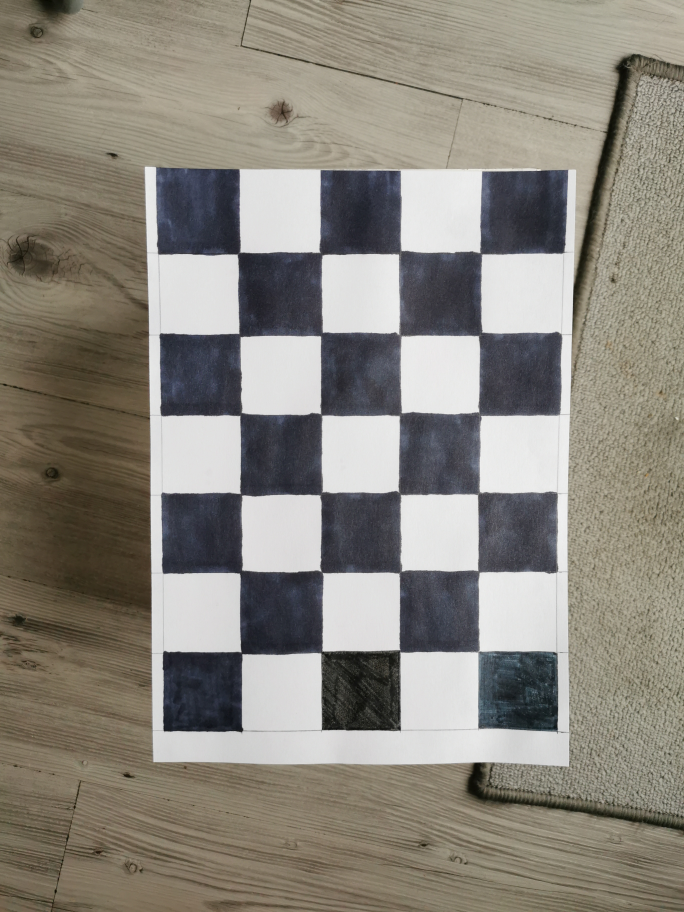
#> input picture Images/chess/P30/IMG_20201206_093847.jpg, 2736 x 3648 px (shown at 1/4 size); its folder holds 5 pictures in this run
$ python 'Modélisation.py'
#> lines starting #> are read from the running program, lines starting #| are printed output that depends on the picture
# -*- coding: utf-8 -*-
"""
Created on 2 Dec 2020

@author: chatoux
"""

import numpy as np
import cv2 as cv
from matplotlib import pyplot as plt
from scipy import ndimage
import glob

def CameraCalibration():
    # determinie des critère pour des algorithmes
    criteria = (cv.TERM_CRITERIA_EPS + cv.TERM_CRITERIA_MAX_ITER, 30, 0.001)
    # prepare object points, like (0,0,0), (1,0,0), (2,0,0) ....,(6,5,0)
    ############ to adapt ##########################
    objp = np.zeros((4*6, 3), np.float32)
    objp[:, :2] = np.mgrid[0:4, 0:6].T.reshape(-1, 2)
    # Permet d'espacer la grille générer par le mgrid (agrandir la grille)
    objp[:, :2] *= 40
    #################################################
    # Initialise les tableaux pour stocker les points objet et le spoints de l'image de toutes les images
    objpoints = []  # points 3D de l'espace réélle
    imgpoints = []  # points 2D du plan d'image
    ############ to adapt ##########################
    images = glob.glob('Images/chess/P30/*.jpg') # On choisi tous les images du repertoire
    #################################################
    # Pour chaque image
    for fname in images:
        # img = cv.imread(fname)
        img = cv.pyrDown(cv.imread(fname))
        gray = cv.cvtColor(img, cv.COLOR_BGR2GRAY)
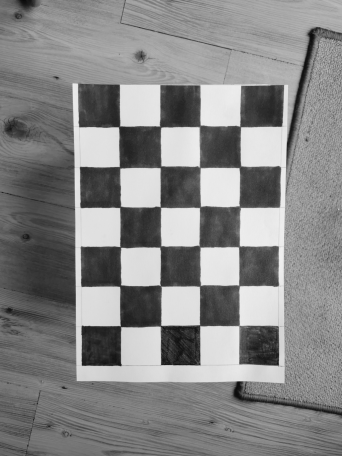
#> gray: shape (1824, 1368) (shown at 1/4 size); min 7, max 241, mean 133.9
        # Cherche les coin du plateau
        ############ to adapt ##########################
        ret, corners = cv.findChessboardCorners(gray, (4, 6), None)
#> ret = True; corners = 24 rows, first 8: [475.6, 508.7], [640.9, 505.7], [800.5, 505.5], [961.1, 505.4], [480, 671], [644.5, 668], [800.3, 669.1], [960.5, 669]
        #################################################
        print(ret)
#| True
        # si on trouve les coins du plateau on peut faire les traitements suivants
        if ret == True:
            objpoints.append(objp)
            corners2 = cv.cornerSubPix(gray, corners, (11, 11), (-1, -1), criteria)
#> corners2 = 24 rows, first 8: [476.7, 507.9], [644.1, 509.3], [799.9, 505.6], [962.3, 507.6], [480.2, 671.4], [643.1, 669.3], [801.1, 671.8], [961.9, 667.4]
            imgpoints.append(corners)
            #Déssine et affiche les coins
            ############ to adapt ##########################
            cv.drawChessboardCorners(img, (4, 6), corners2, ret)
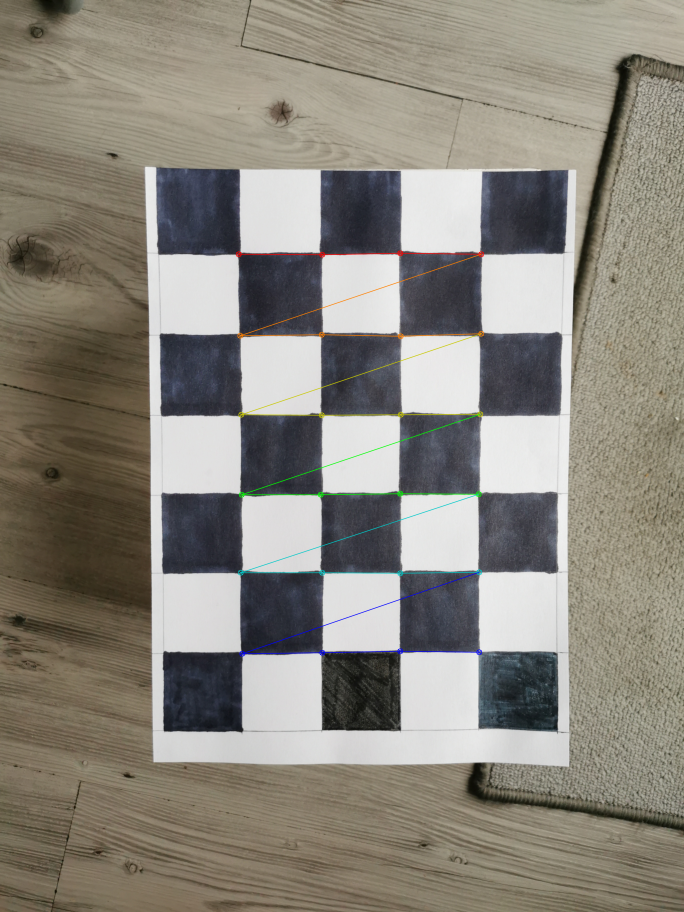
#> img: shape (1824, 1368, 3) (shown at 1/2 size); mean B, G, R 124.2, 133.7, 138.2
            #################################################
            cv.namedWindow('img', 0 )
            cv.imshow('img', img)
            cv.waitKey(500)
#> pass 2 of the loop in CameraCalibration, `for fname in images:`:
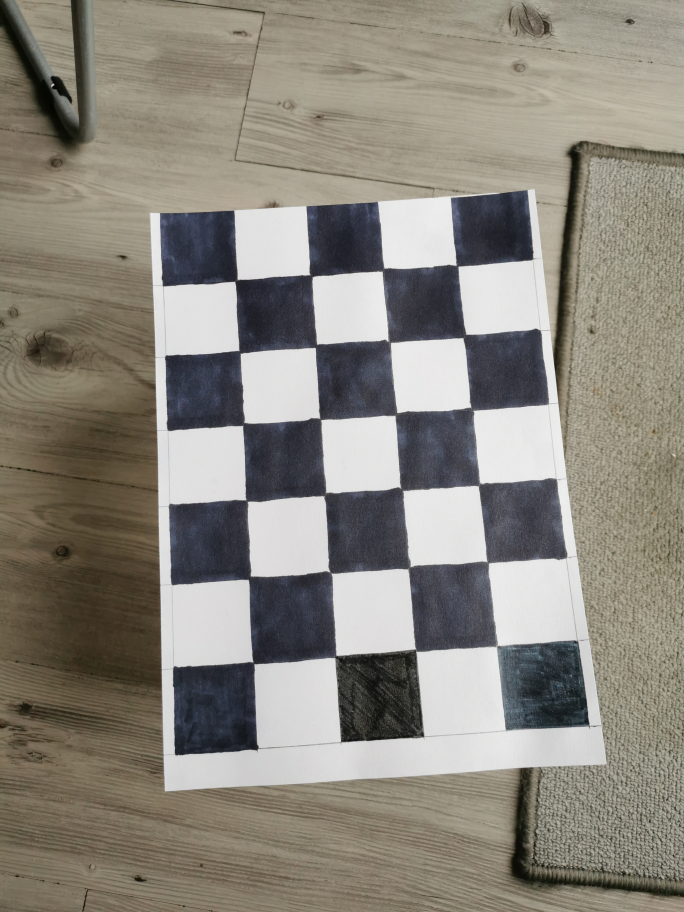
#> input picture Images/chess/P30/IMG_20201206_093849.jpg, 2736 x 3648 px (shown at 1/4 size)
#> in CameraCalibration, `gray = cv.cvtColor(img, cv.COLOR_BGR2GRAY)`:
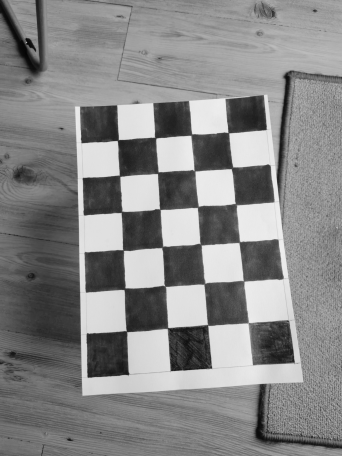
#> gray: shape (1824, 1368) (shown at 1/4 size); min 2, max 241, mean 134.6
#> corners = 24 rows, first 8: [473, 562], [621.1, 550.4], [766.5, 540], [913.6, 530.4], [480, 704], [632.5, 692.5], [779.5, 684.5], [929, 673]
#| True
#> corners2 = 24 rows, first 8: [471.8, 562.3], [623.4, 552.6], [766.5, 540.2], [914.8, 532.4], [480.1, 704.7], [632.2, 692.8], [779.7, 685], [929.8, 672.1]
#> in CameraCalibration, `cv.drawChessboardCorners(img, (4, 6), corners2, ret)`:
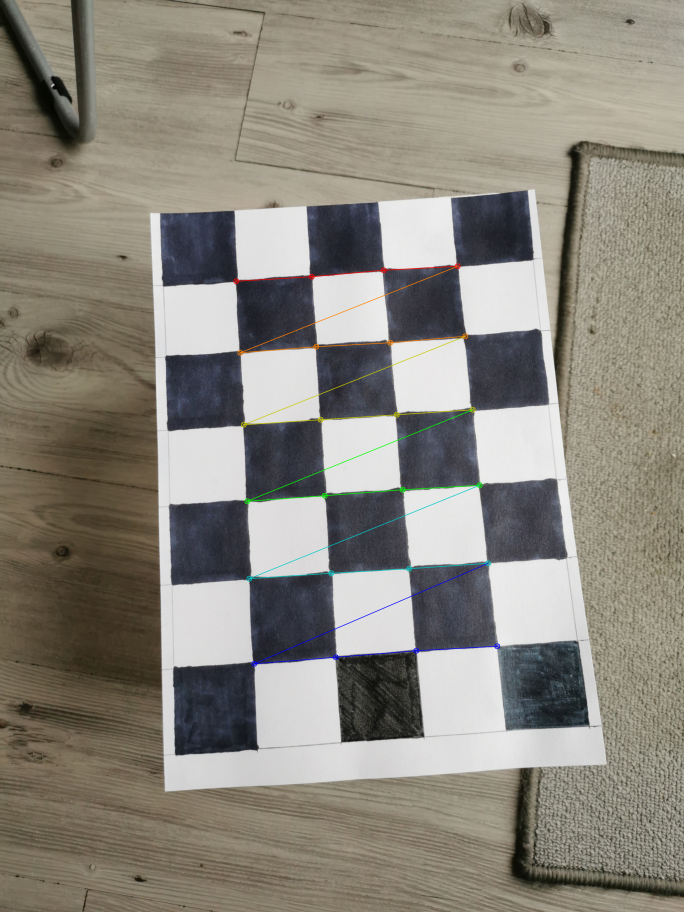
#> img: shape (1824, 1368, 3) (shown at 1/2 size); mean B, G, R 124.9, 134.5, 138.8
#> pass 3 of the loop in CameraCalibration, `for fname in images:`:
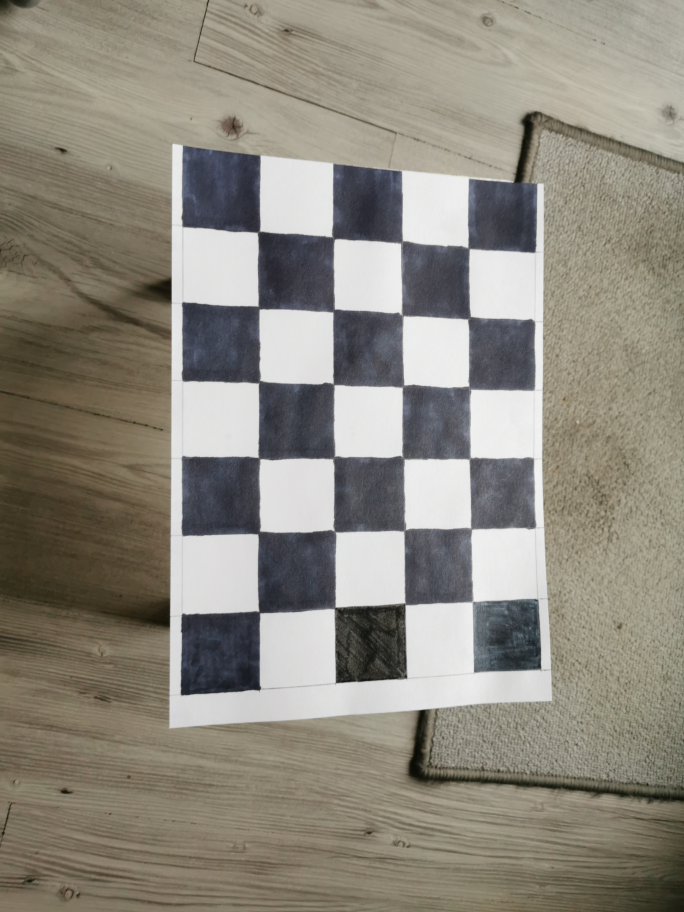
#> input picture Images/chess/P30/IMG_20201206_093851.jpg, 2736 x 3648 px (shown at 1/4 size)
#> in CameraCalibration, `gray = cv.cvtColor(img, cv.COLOR_BGR2GRAY)`:
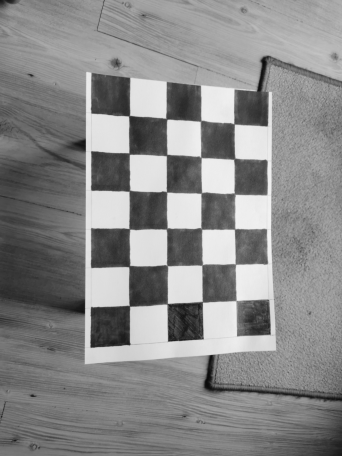
#> gray: shape (1824, 1368) (shown at 1/4 size); min 8, max 243, mean 136.7
#> corners = 24 rows, first 8: [517.5, 464.5], [667, 476.5], [803.5, 484.5], [936, 500], [518, 616], [668, 622], [805.5, 631], [938.5, 636]
#| True
#> corners2 = 24 rows, first 8: [517, 464.7], [668.3, 477.6], [804, 484.5], [937.7, 497.3], [518.4, 616.4], [667.6, 621.8], [805.1, 631.2], [939.2, 635.6]
#> in CameraCalibration, `cv.drawChessboardCorners(img, (4, 6), corners2, ret)`:
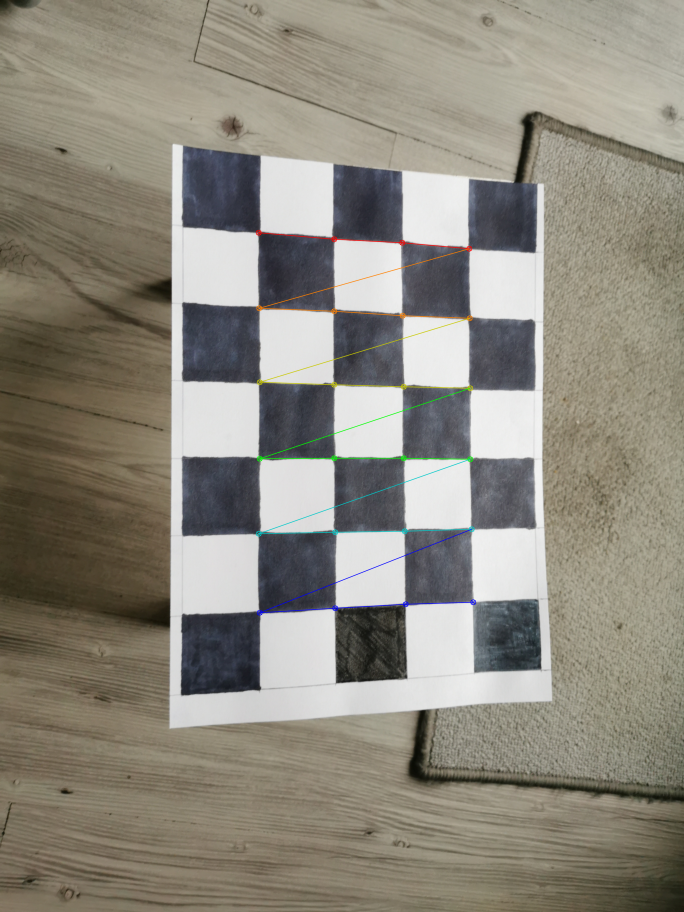
#> img: shape (1824, 1368, 3) (shown at 1/2 size); mean B, G, R 125.4, 136.6, 141
#> the loop made 5 passes; the first 3 are shown
    cv.destroyAllWindows()

    # On callibre la camera, on obtient ainsi matrice de la caméra, le coeff de distortion, le vecteur de rotation et le vecteur de translation
    ret, mtx, dist, rvecs, tvecs = cv.calibrateCamera(objpoints, imgpoints, gray.shape[::-1], None, None)
    print('camraMatrix\n',mtx)
    print('dist\n',dist)

    ############ to adapt ##########################
    img = cv.pyrDown(cv.imread('Images/chess/P30/IMG_20201206_093855.jpg'))
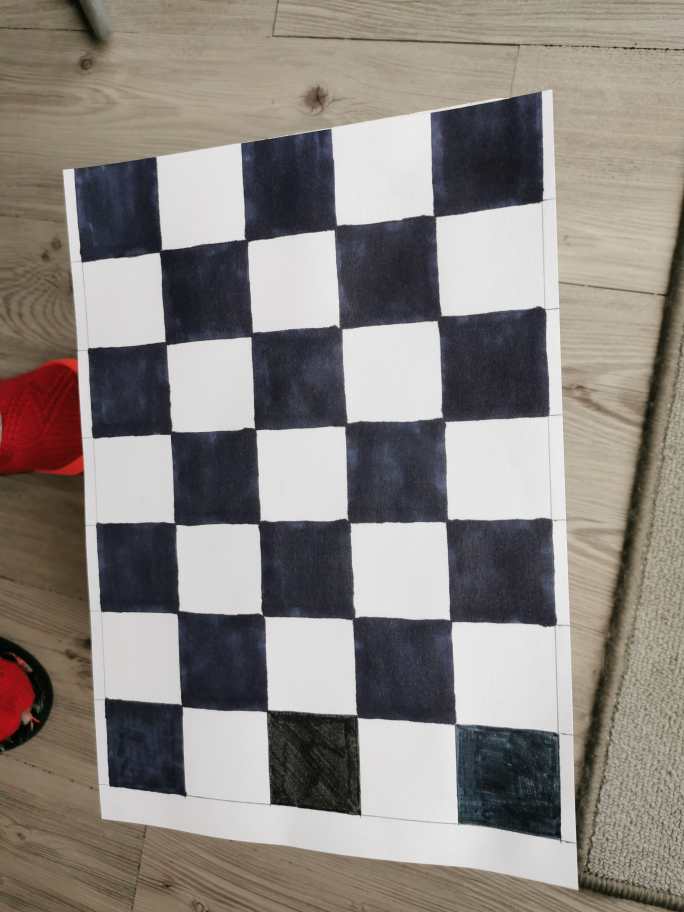
#> input picture Images/chess/P30/IMG_20201206_093855.jpg, 2736 x 3648 px (shown at 1/4 size)
    #################################################
    h, w = img.shape[:2]
    newcameramtx, roi = cv.getOptimalNewCameraMatrix(mtx, dist, (w, h), 1, (w, h))
    print('newcameramtx\n',newcameramtx)


    # On enlève la distortion pour ravoire l'image de début
    # Quels phénomènes peut engendrer la déformation de la figure 2d ?
    # - C'est la combinaison des différents groupes optiques dont le grosisement est différent.
    # - Par exemple le phénomène de bord ou le phénomène fish eye
    mapx, mapy = cv.initUndistortRectifyMap(mtx, dist, None, newcameramtx, (w, h), 5)
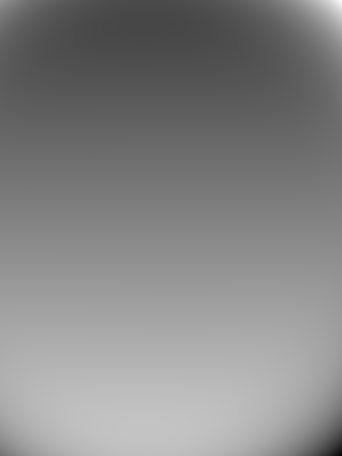
#> mapy: shape (1824, 1368) float32 (shown at 1/4 size); min -680.9, max 2359.8, mean 910.1; drawn with min black and max white
    dst = cv.remap(img, mapx, mapy, cv.INTER_LINEAR)
    # recadre l'image
    x, y, w, h = roi
    dst = dst[y:y + h, x:x + w]
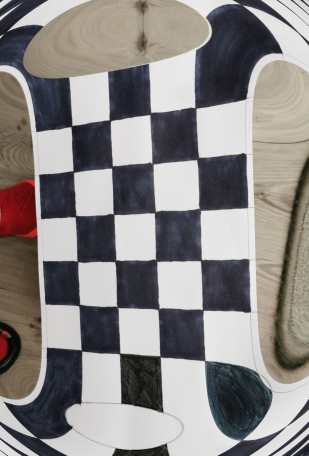
#> dst: shape (1823, 1235, 3) (shown at 1/4 size); mean B, G, R 133.2, 134.5, 138.5
    cv.namedWindow('img', 0)
    cv.imshow('img', dst)
    cv.waitKey(0)
    ############ to adapt ##########################
    cv.imwrite('Images/chess/P30/calibresultM.png', dst)
    #################################################

    mean_error = 0
    for i in range(len(objpoints)):
        imgpoints2, _ = cv.projectPoints(objpoints[i], rvecs[i], tvecs[i], mtx, dist)
        error = cv.norm(imgpoints[i], imgpoints2, cv.NORM_L2) / len(imgpoints2)
        mean_error += error
    print("total error: {}".format(mean_error / len(objpoints)))

    return newcameramtx

# [41 lines left out: functions DepthMapfromStereoImages, drawlines, not called in this run]

def StereoCalibrate(Cameramtx):
    ############ to adapt ##########################
    img1 = cv.pyrDown(cv.imread('Images/leftT2.jpg', 0))
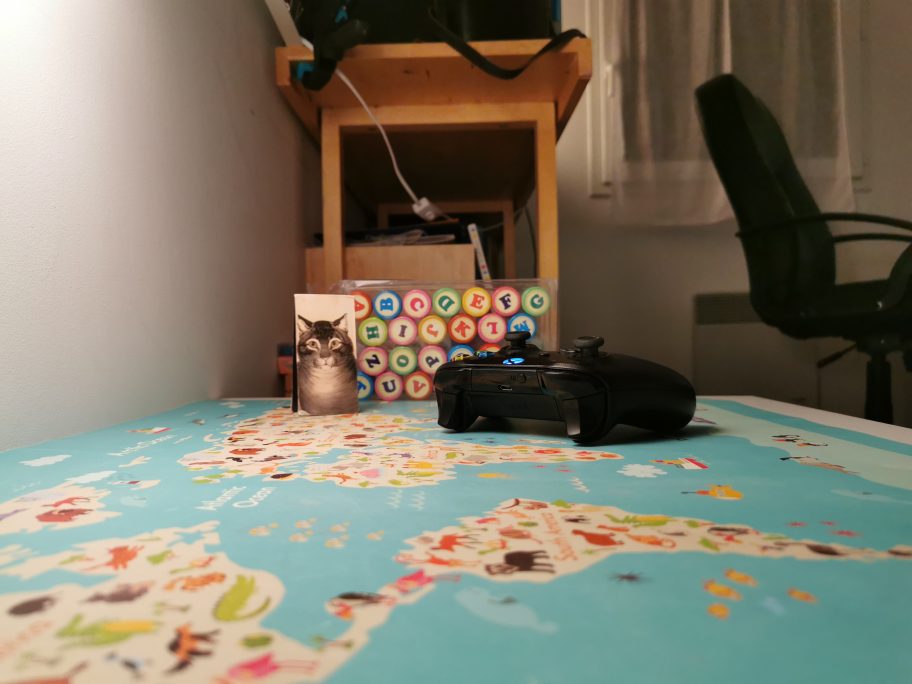
#> input picture Images/leftT2.jpg, 3648 x 2736 px (shown at 1/4 size)
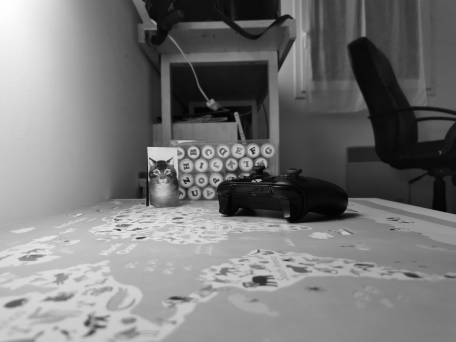
#> img1: shape (1368, 1824) (shown at 1/4 size); min 2, max 254, mean 119.7
#> (the run stopped early here; a loop or call above may not have finished)
